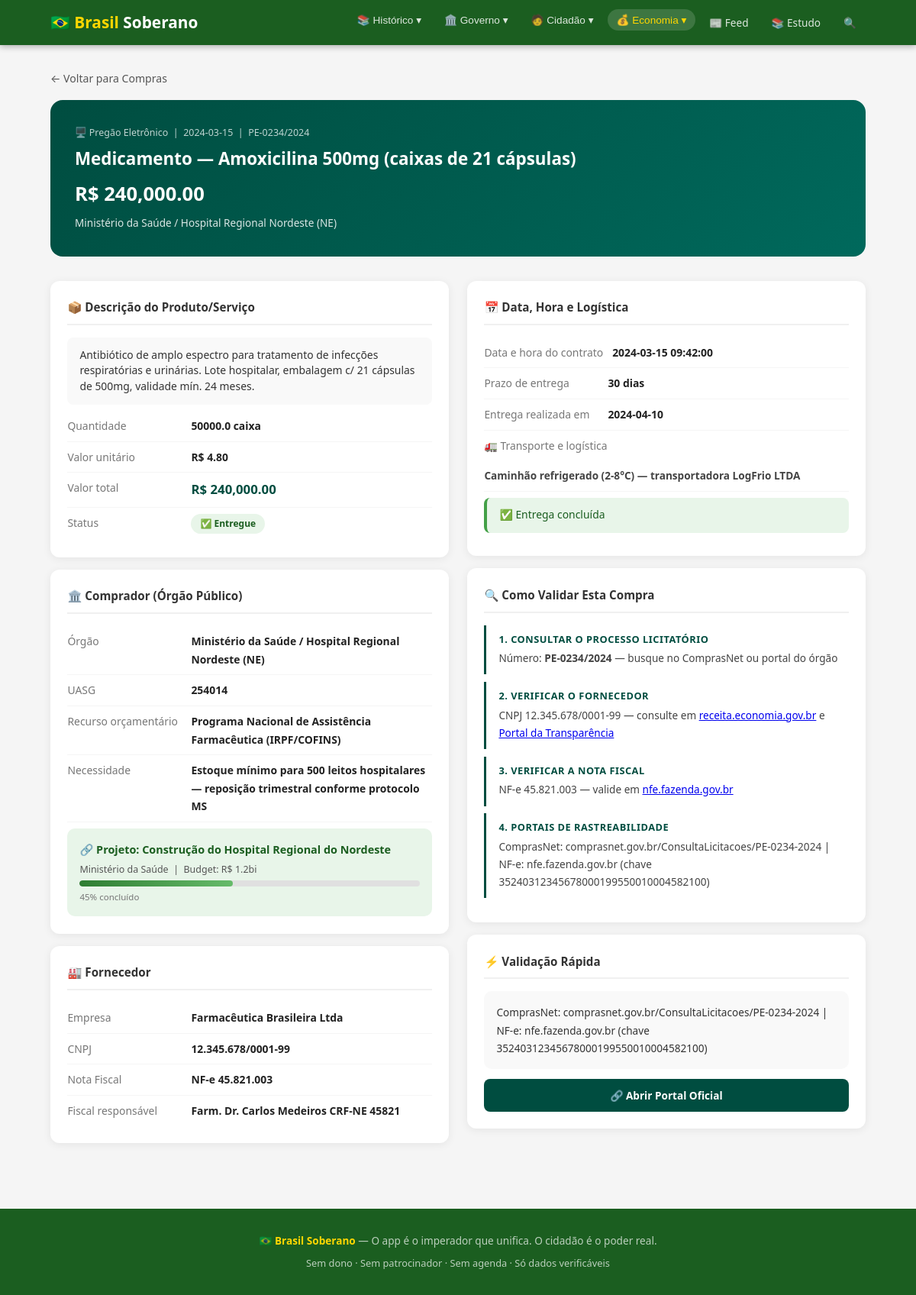
/compras/1, run on the app's committed database.
### tables this page shows
CREATE TABLE government_purchases (
    id INTEGER PRIMARY KEY AUTOINCREMENT,
    numero_processo TEXT,
    modalidade TEXT NOT NULL,
    produto TEXT NOT NULL,
    descricao_completa TEXT NOT NULL,
    quantidade REAL NOT NULL,
    unidade TEXT NOT NULL,
    valor_unitario REAL NOT NULL,
    valor_total REAL NOT NULL,
    comprador_orgao TEXT NOT NULL,
    comprador_uasg TEXT,
    fornecedor TEXT NOT NULL,
    fornecedor_cnpj TEXT,
    projeto_id INTEGER,
    recurso_orcamentario TEXT NOT NULL,
    necessidade TEXT NOT NULL,
    data_hora TEXT NOT NULL,
    prazo_entrega TEXT,
    data_entrega_real TEXT,
    transporte TEXT,
    fiscal_responsavel TEXT,
    nota_fiscal TEXT,
    status TEXT DEFAULT 'contratado',
    como_validar TEXT NOT NULL,
    portal_url TEXT,
    suspeita_irregularidade INTEGER DEFAULT 0,
    nota_irregularidade TEXT,
    created_at TEXT DEFAULT (datetime('now'))
);

CREATE TABLE projects (
        id INTEGER PRIMARY KEY AUTOINCREMENT,
        title TEXT NOT NULL,
        type TEXT NOT NULL,
        description TEXT NOT NULL,
        status TEXT DEFAULT 'proposta',
        budget_bi REAL DEFAULT 0,
        start_date TEXT,
        end_date TEXT,
        responsible TEXT,
        progress_pct INTEGER DEFAULT 0,
        priority TEXT DEFAULT 'media',
        state TEXT,
        created_at TEXT DEFAULT (datetime('now')),
        votes_yes INTEGER DEFAULT 0,
        votes_no INTEGER DEFAULT 0
    );

### app.py (the view)
@app.route('/compras/<int:pid>')
def compra_detalhe(pid):
    p = query_db('SELECT * FROM government_purchases WHERE id=?', (pid,), one=True)
    if not p:
        return render_template('404.html'), 404
    projeto = None
    if p['projeto_id']:
        projeto = query_db('SELECT * FROM projects WHERE id=?', (p['projeto_id'],), one=True)
    return render_template('compra_detalhe.html', p=p, projeto=projeto,
                           modalidades=MODALIDADES, status_map=STATUS_COMPRA)

### app.py (called while the page is built)
def get_db():
    db = getattr(g, '_database', None)
    if db is None:
        db = g._database = sqlite3.connect(DATABASE)
        db.row_factory = sqlite3.Row
    return db

@app.teardown_appcontext
def close_connection(exception):
    db = getattr(g, '_database', None)
    if db is not None:
        db.close()

def query_db(query, args=(), one=False):
    cur = get_db().execute(query, args)
    rv = cur.fetchall()
    cur.close()
    return (rv[0] if rv else None) if one else rv

### templates/compra_detalhe.html (shortened to what this page needs)
{% extends 'base.html' %}
{% block content %}
<a href="/compras" style="display:inline-flex;align-items:center;gap:6px;color:#555;text-decoration:none;font-size:.88rem;margin-bottom:1rem">← Voltar para Compras</a>
<div class="comp-hero {{ 'suspeita' if p.suspeita_irregularidade else 'normal' }}">
  <div style="font-size:.78rem;opacity:.75;margin-bottom:.3rem">
    {{ modalidades.get(p.modalidade,'') }} &nbsp;|&nbsp; {{ p.data_hora[:10] }}
    {% if p.numero_processo %}&nbsp;|&nbsp; {{ p.numero_processo }}{% endif %}
  </div>
  <h1>{% if p.suspeita_irregularidade %}⚠️ {% endif %}{{ p.produto }}</h1>
  <div style="font-size:1.6rem;font-weight:800;margin:.3rem 0">R$ {{ '{:,.2f}'.format(p.valor_total) }}</div>
  <div style="font-size:.85rem;opacity:.85">{{ p.comprador_orgao }}</div>
</div>
<div class="grid2">
  <div>
    <div class="card">
      <h3>📦 Descrição do Produto/Serviço</h3>
      <div class="alerta-box info" style="border-left:none;background:#f9f9f9;color:#333">{{ p.descricao_completa }}</div>
      <div class="info-row"><span class="k">Quantidade</span><span class="v">{{ p.quantidade }} {{ p.unidade }}</span></div>
      <div class="info-row"><span class="k">Valor unitário</span><span class="v">R$ {{ '{:,.2f}'.format(p.valor_unitario) }}</span></div>
      <div class="info-row"><span class="k">Valor total</span><span class="v" style="color:#004D40;font-size:1.05rem">R$ {{ '{:,.2f}'.format(p.valor_total) }}</span></div>
      <div class="info-row"><span class="k">Status</span>
        <span class="v">
          <span class="badge {{ 'verde' if p.status in ('entregue','pago') else 'azul' if p.status=='em_execucao' else 'amarelo' }}">
            {{ status_map.get(p.status, p.status) }}
          </span>
        </span>
      </div>
    </div>
    <div class="card">
      <h3>🏛️ Comprador (Órgão Público)</h3>
      <div class="info-row"><span class="k">Órgão</span><span class="v">{{ p.comprador_orgao }}</span></div>
      {% if p.comprador_uasg %}<div class="info-row"><span class="k">UASG</span><span class="v">{{ p.comprador_uasg }}</span></div>{% endif %}
      <div class="info-row"><span class="k">Recurso orçamentário</span><span class="v">{{ p.recurso_orcamentario }}</span></div>
      <div class="info-row"><span class="k">Necessidade</span><span class="v">{{ p.necessidade }}</span></div>
      {% if projeto %}
      <div class="proj-box">
        <div class="ptitle">🔗 Projeto: {{ projeto.title }}</div>
        <div class="pmeta">{{ projeto.responsible }} &nbsp;|&nbsp; Budget: R$ {{ projeto.budget_bi }}bi</div>
        <div class="prg-bar"><div class="prg-fill" style="width:{{ projeto.progress_pct }}%"></div></div>
        <div style="font-size:.72rem;color:#777">{{ projeto.progress_pct }}% concluído</div>
      </div>
      {% endif %}
    </div>
    <div class="card">
      <h3>🏭 Fornecedor</h3>
      <div class="info-row"><span class="k">Empresa</span><span class="v">{{ p.fornecedor }}</span></div>
      {% if p.fornecedor_cnpj %}<div class="info-row"><span class="k">CNPJ</span><span class="v">{{ p.fornecedor_cnpj }}</span></div>{% endif %}
      {% if p.nota_fiscal %}<div class="info-row"><span class="k">Nota Fiscal</span><span class="v">{{ p.nota_fiscal }}</span></div>{% endif %}
      {% if p.fiscal_responsavel %}<div class="info-row"><span class="k">Fiscal responsável</span><span class="v">{{ p.fiscal_responsavel }}</span></div>{% endif %}
    </div>
  </div>
  <div>
    <div class="card">
      <h3>📅 Data, Hora e Logística</h3>
      <div class="info-row"><span class="k">Data e hora do contrato</span><span class="v">{{ p.data_hora }}</span></div>
      {% if p.prazo_entrega %}<div class="info-row"><span class="k">Prazo de entrega</span><span class="v">{{ p.prazo_entrega }}</span></div>{% endif %}
      {% if p.data_entrega_real %}<div class="info-row"><span class="k">Entrega realizada em</span><span class="v">{{ p.data_entrega_real }}</span></div>{% endif %}
      {% if p.transporte %}
      <div class="info-row" style="flex-direction:column">
        <span class="k">🚛 Transporte e logística</span>
        <span class="v" style="margin-top:4px;font-size:.85rem;color:#444">{{ p.transporte }}</span>
      </div>
      {% endif %}
      {% if p.data_entrega_real and p.prazo_entrega %}
      <div class="alerta-box ok" style="margin-top:.5rem">✅ Entrega concluída</div>
      {% elif not p.data_entrega_real and p.prazo_entrega %}
      <div class="alerta-box info" style="margin-top:.5rem">🔄 Aguardando entrega até: {{ p.prazo_entrega }}</div>
      {% endif %}
    </div>
    <div class="card">
      <h3>🔍 Como Validar Esta Compra</h3>
      <div class="step-item">
        <div class="step-titulo">1. Consultar o processo licitatório</div>
        <div class="step-desc">Número: <strong>{{ p.numero_processo or 'Ver no portal abaixo' }}</strong> — busque no ComprasNet ou portal do órgão</div>
      </div>
      {% if p.fornecedor_cnpj %}
      <div class="step-item">
        <div class="step-titulo">2. Verificar o fornecedor</div>
        <div class="step-desc">CNPJ {{ p.fornecedor_cnpj }} — consulte em <a href="https://receita.economia.gov.br" target="_blank">receita.economia.gov.br</a> e <a href="https://portaldatransparencia.gov.br" target="_blank">Portal da Transparência</a></div>
      </div>
      {% endif %}
      {% if p.nota_fiscal %}
      <div class="step-item">
        <div class="step-titulo">3. Verificar a Nota Fiscal</div>
        <div class="step-desc">{{ p.nota_fiscal }} — valide em <a href="https://nfe.fazenda.gov.br" target="_blank">nfe.fazenda.gov.br</a></div>
      </div>
      {% endif %}
      <div class="step-item">
        <div class="step-titulo">4. Portais de rastreabilidade</div>
        <div class="step-desc">{{ p.como_validar }}</div>
      </div>
    </div>
    <div class="card">
      <h3>⚡ Validação Rápida</h3>
      <div class="validar-box">
        {{ p.como_validar }}
      </div>
      {% if p.portal_url %}
      <a href="{{ p.portal_url }}" target="_blank" style="display:block;text-align:center;background:#004D40;color:white;border-radius:8px;padding:10px;margin-top:.8rem;font-size:.85rem;font-weight:700;text-decoration:none">
        🔗 Abrir Portal Oficial
      </a>
      {% endif %}
    </div>
  </div>
</div>
{% endblock %}

### static/css/style.css (style rules this page uses)
:root { --green: #2E7D32; --green-light: #4CAF50; --green-dark: #1B5E20; --gold: #FFD600; --gold-dark: #C5A028; --blue: #1565C0; --blue-light: #42A5F5; --blue-dark: #0D47A1; --white: #FFFFFF; --bg: #F5F5F5; --text: #212121; --text-light: #616161; --red: #C62828; --radius: 12px; --shadow: 0 2px 12px rgba(0,0,0,0.1); --transition: all 0.3s ease; }
* { margin:0; padding:0; box-sizing:border-box; }
html { scroll-behavior:smooth; }
body { font-family:'Segoe UI',system-ui,-apple-system,sans-serif; color:var(--text); background:var(--bg); line-height:1.7; }
.card { background:white; border-radius:var(--radius); padding:24px; margin-bottom:20px; box-shadow:var(--shadow); transition:var(--transition); }
.card h3 { color:var(--green-dark); margin-bottom:8px; font-size:1.2rem; }
.badge { display:inline-block; padding:3px 10px; border-radius:12px; font-size:0.75rem; font-weight:600; }

### templates/compra_detalhe.html (style rules this page uses)
.comp-hero { padding:2rem;border-radius:16px;margin-bottom:2rem;color:white }
.comp-hero.normal { background:linear-gradient(135deg,#004D40,#00695C) }
.comp-hero h1 { font-size:1.4rem;margin:0 0 .3rem }
.grid2 { display:grid;grid-template-columns:1fr 1fr;gap:1.5rem }
.card { background:white;border-radius:12px;padding:1.4rem;box-shadow:0 2px 12px rgba(0,0,0,.07);margin-bottom:1rem }
.card h3 { font-size:.95rem;margin:0 0 1rem;color:#333;border-bottom:2px solid #f0f0f0;padding-bottom:.5rem }
.info-row { display:flex;gap:12px;padding:8px 0;border-bottom:1px solid #f5f5f5;font-size:.87rem }
.info-row:last-child { border-bottom:none }
.info-row .k { color:#777;font-weight:500;min-width:150px;flex-shrink:0 }
.info-row .v { font-weight:600;color:#222 }
.alerta-box { border-radius:8px;padding:.8rem 1rem;font-size:.87rem;margin:.5rem 0;line-height:1.5 }
.alerta-box.ok { background:#e8f5e9;color:#1B5E20;border-left:4px solid #43A047 }
.alerta-box.info { background:#e3f2fd;color:#1565C0;border-left:4px solid #1565C0 }
.badge { display:inline-block;padding:3px 12px;border-radius:14px;font-size:.75rem;font-weight:700 }
.badge.verde { background:#e8f5e9;color:#1B5E20 }
.validar-box { background:#f9f9f9;border-radius:10px;padding:1rem;font-size:.85rem;color:#333;line-height:1.7 }
.step-item { border-left:3px solid #004D40;padding:.5rem .5rem .5rem 1rem;margin-bottom:.6rem }
.step-item .step-titulo { font-size:.8rem;font-weight:700;color:#004D40;text-transform:uppercase;letter-spacing:.5px }
.step-item .step-desc { font-size:.85rem;color:#444;margin:2px 0 }
.proj-box { background:#e8f5e9;border-radius:10px;padding:1rem;margin-top:.5rem }
.proj-box .ptitle { font-size:.9rem;font-weight:700;color:#1B5E20 }
.proj-box .pmeta { font-size:.78rem;color:#555;margin-top:2px }
.prg-bar { background:#e0e0e0;border-radius:20px;height:8px;overflow:hidden;margin:4px 0 }
.prg-fill { height:100%;border-radius:20px;background:linear-gradient(90deg,#2E7D32,#66BB6A) }

### data on the page
government_purchases: get "🖥️ Pregão Eletrônico", data_hora "2024-03-15", numero_processo "PE-0234/2024", produto "Medicamento — Amoxicilina 500mg (caixas de 21 cápsulas)", valor_total "240,000.00", comprador_orgao "Ministério da Saúde / Hospital Regional Nordeste (NE)", descricao_completa "Antibiótico de amplo espectro para tratamento de infecções respiratórias e urinárias. Lote hospitalar, embalagem c/ 21 cápsulas de 500mg, validade mín. 24 meses.", quantidade "50000.0", unidade "caixa", valor_unitario "4.80", get "✅ Entregue", comprador_uasg "254014", recurso_orcamentario "Programa Nacional de Assistência Farmacêutica (IRPF/COFINS)", necessidade "Estoque mínimo para 500 leitos hospitalares — reposição trimestral conforme protocolo MS", fornecedor "Farmacêutica Brasileira Ltda", fornecedor_cnpj "12.345.678/0001-99", nota_fiscal "NF-e 45.821.003", fiscal_responsavel "Farm. Dr. Carlos Medeiros CRF-NE 45821", data_hora "2024-03-15 09:42:00", prazo_entrega "30 dias", data_entrega_real "2024-04-10", transporte "Caminhão refrigerado (2-8°C) — transportadora LogFrio LTDA", como_validar "ComprasNet: comprasnet.gov.br/ConsultaLicitacoes/PE-0234-2024 | NF-e: nfe.fazenda.gov.br (chave 35240312345678000199550010004582100)"
projects: title "Construção do Hospital Regional do Nordeste", responsible "Ministério da Saúde", budget_bi "1.2", progress_pct "45"
